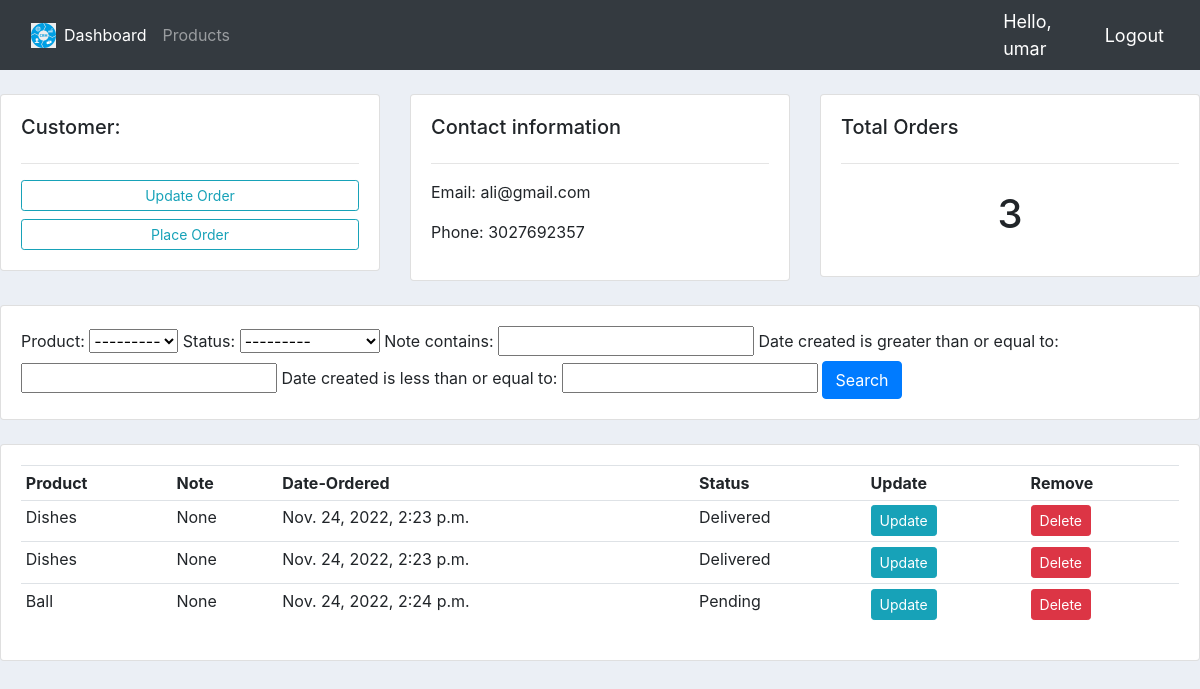
Page /customer/1 (signed in) on the committed database.
### accounts/models.py (models this page shows, shortened)
class Customer(models.Model):
    user = models.OneToOneField(User, blank=True, null=True, on_delete=models.CASCADE)
    name = models.CharField(max_length=200, null=True)
    phone = models.IntegerField(null=True)
    email = models.EmailField(null=True)
    profile_pic = models.ImageField(default="logo1.png",null=True, blank=True)
    date_created = models.DateTimeField(auto_now_add=True, null=True)

class Order(models.Model):
    STATUS = (
        ('Pending', 'Pending'),
        ('Out for delivery', 'Out for delivery'),
        ('Delivered', 'Delivered')
    )
    customer = models.ForeignKey(Customer, null=True, on_delete=models.SET_NULL)
    product = models.ForeignKey(Product, null=True, on_delete=models.SET_NULL)
    date_created = models.DateTimeField(auto_now_add=True, null=True)
    status = models.CharField(max_length=200, null=True, choices=STATUS)
    note = models.CharField(max_length=200, null=True,)

class Product(models.Model):
    CATEGORY = (
        ('Indoor', 'Indoor'),
        ('Out Door', 'Out Door')
    )
    name = models.CharField(max_length=200, null=True)
    price = models.FloatField(null=True)
    category = models.CharField(max_length=200, null=True, choices=CATEGORY)
    description = models.CharField(max_length=200, null=True)
    date_created = models.DateTimeField(auto_now_add=True, null=True)
    tags = models.ManyToManyField(Tag)
    def __str__(self):
        return self.name

### accounts/decorators.py (the view)
        def wrapper_func(request, *args, **kwargs):
            group = None
            if request.user.groups.exists():
                group = request.user.groups.all()[0].name
            if group in allowed_roles:
                return view_func(request, *args, **kwargs)
            else:
                return HttpResponse('You are not authorized to view this page')

### accounts/views.py (called while the page is built)
@login_required(login_url='login')
@allowed_users(allowed_roles=['admin'])
def customer(request, pk_test):
    customer = Customer.objects.get(id=pk_test)
    orders = customer.order_set.all()
    order_count = orders.count()
    myFilter = OrderFilter(request.GET, queryset=orders)
    orders = myFilter.qs
    context = {'myFilter': myFilter, 'order_count': order_count,'customer': customer, 'orders': orders}
    return render(request, 'accounts/customer.html', context)

### templates/accounts/customer.html (shortened to what this page needs)
{% extends "accounts/main.html" %}
{% block content %}
<br>
<div class="row">
    <div class="col-md">
        <div class="card card-body">
            <h5>Customer:</h5>
            <hr>
            <a class="btn btn-outline-info btn-sm btn-block" href="">Update
                Order</a>
            <a class="btn btn-outline-info btn-sm btn-block" href="{% url 'create_order' customer.id  %}">Place
                Order</a>
        </div>
    </div>
    <div class="col-md">
        <div class="card card-body">
            <h5>Contact information</h5>
            <hr>
            <p>Email: {{ customer.email }}</p>
            <p>Phone: {{ customer.phone }}</p>
        </div>
    </div>
    <div class="col-md">
        <div class="card card-body">
            <h5>Total Orders</h5>
            <hr>
            <h1 style="text-align: center;padding: 10px">{{order_count}}</h1>
        </div>
    </div>
</div>
  <br>
  <div class="row">
    <div class="col">
        <div class="card card-body">
            <form method="get">
                {{myFilter.form}}
                <button class="btn btn-primary" type="submit">Search</button>
            </form>
        </div>
    </div>
</div>
    <br>
    <div class="row">
        <div class="col-md">
            <div class="card card-body">
                <table class="table table-sm">
                    <tr>
                        <th>Product</th>
                        <th>Note</th>
                        <th>Date-Ordered</th>
                        <th>Status</th>
                        <th>Update</th>
                        <th>Remove</th>
                    </tr>
                    {% for order in orders  %}
                    <tr>
                        <td>{{order.product}}</td>
                        <td>{{order.note}}</td>
                        <td>{{order.date_created}}</td>
                        <td>{{order.status}}</td>
                        <td><a class="btn btn-sm btn-info" href="{% url 'update_order' order.id %}">Update</a></td>
                      <td><a class="btn btn-sm btn-danger" href="{% url 'delete_order' order.id %}">Delete</a></td>
                    </tr>
                        {% endfor %}
                </table>
            </div>
        </div>
    </div>
{% endblock content %}

### templates/accounts/navbar.html (shortened to what this page needs)
{% load static %}
<nav class="navbar navbar-expand-lg navbar-dark bg-dark">
    <div class="container-fluid">
      <img src="{% static 'images/logo1.png' %}" width="25" height="25">
      <div class="collapse navbar-collapse" id="navbarNav">
        <ul class="navbar-nav">
          {% if request.user.is_staff %}
          <li class="nav-item">
            <a class="nav-link active" aria-current="page" href="{% url 'home' %}">Dashboard</a>
          </li>
          <li class="nav-item">
            <a class="nav-link" href="{% url 'products' %}">Products</a>
          </li>
          {% else %}
          <li class="nav-item">
            <a class="nav-link" href="{% url 'account' %}">Settings</a>
          </li>
          {% endif %}
        </ul>
      </div>
    </div>
    <span class="hello-msg">Hello, {{request.user}} </span>
    <span> <a class="hello-msg" href="{% url 'logout' %}">Logout</a> </span>
  </nav>

### static/css/main.css (style rules this page uses)
body { background-color: #ebeff5; }

### templates/accounts/navbar.html (style rules this page uses)
.hello-msg { font-size: 18px; color: #ffffff; margin-right: 20px; }

### rows in the picture
Customer: email "ali@gmail.com", phone "3027692357"
Order: product "Dishes", note "None", date_created "Nov. 24, 2022, 2:23 p.m.", status "Delivered"
Order: product "Dishes", note "None", date_created "Nov. 24, 2022, 2:23 p.m.", status "Delivered"
Order: product "Ball", note "None", date_created "Nov. 24, 2022, 2:24 p.m.", status "Pending"

### other values in the picture
{{ request.user }} "umar"
{{ order_count }} "3"
